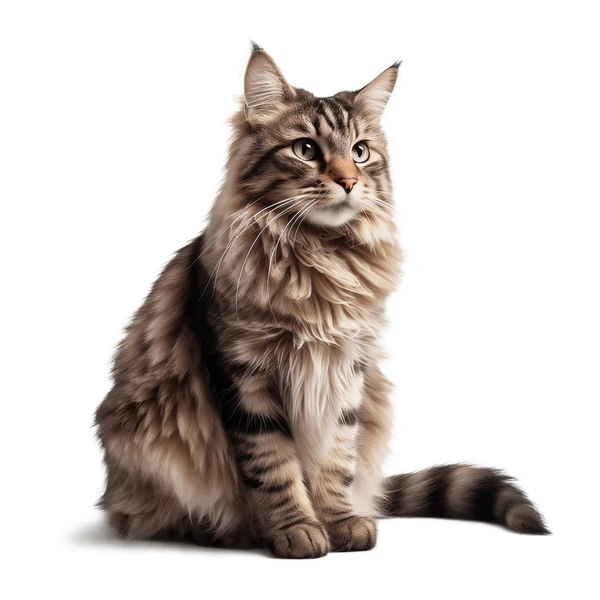
#> input picture imgs/same_size/image1.png, 600 x 600 px; the run also reads 1 picture not shown here
$ jupyter execute --allow-errors adding_two_images.ipynb
#> lines starting #> are read from the running program, lines starting #| are printed output that depends on the picture
# Image Processing for CV
image processing methods are integral to computer vision because they enable the extraction of meaningful information from visual data, paving the way for a wide range of applications, from object recognition to medical imaging and beyond.<br>These methods contribute to the development of robust and effective computer vision systems.

## Image Blending

In computer vision, the merging of two images is frequently referred to as image blending or image addition. In a variety of situations, this operation can be helpful in achieving particular goals. These are some actual case studies where the addition of two images is frequently used as a prerequisite to computer vision techniques:

- Image Fusion:  In applications like remote sensing or surveillance, combining information from different modalities can provide a more comprehensive understanding of the scene.
- HDR Imaging (High Dynamic Range): By combining multiple images taken at different exposure levels, HDR imaging aims to represent a broader range of luminance values, enhancing details in both dark and bright areas.
- Image Blending for Augmented Reality: When integrating virtual elements into real-world environments, blending the real and virtual images seamlessly is crucial for a realistic augmented reality experience.
- Medical Imaging:  Integrating information from MRI and CT scans, for example, to provide a more comprehensive view for diagnosis and treatment planning.

These examples show how image addition can be used in a variety of computer vision applications and how it can enhance overall analysis, information representation, and image quality.

## Addition and Blending of Images Using Python

When we discuss images, we know that they are all based on matrices, which can be binary (0, 1), grayscale (0-255), or RGB (255 255 255).<br>Thus, the image addition correspond to the sum of the two matrices' values.<br>In mathematics, matrices can be added only if they are of the same size, that is, they have the same dimension or order. So, two or more matrices of the same order can be added by adding the corresponding elements of the matrices.<br>

### Adding images of the same size
For example, let's say that we have picture A and picture B, size 2x2 pixels each:<br>

In Python, the process of adding two images involves reading the pixel values of corresponding pixels from both images and combining them to create a new image. The OpenCV library is commonly used for image processing tasks.<br>To add two images, you can use the **cv2.add()** function, which adds corresponding pixel values of two images.<br>For instance, if **image1** and **image2** are the two input images, the operation **result = cv2.add(image1, image2)** will add the pixel values of each corresponding pair of pixels from **image1** and **image2**, producing a new image stored in the result variable.

[cell 1]
import cv2
import matplotlib.pyplot as plt

# Load your images
image1 = cv2.imread('imgs/same_size/image1.png')
#> image1 is the input picture: shape (600, 600, 3); mean B, G, R 199.4, 203.4, 210.1
image2 = cv2.imread('imgs/same_size/image2.png')
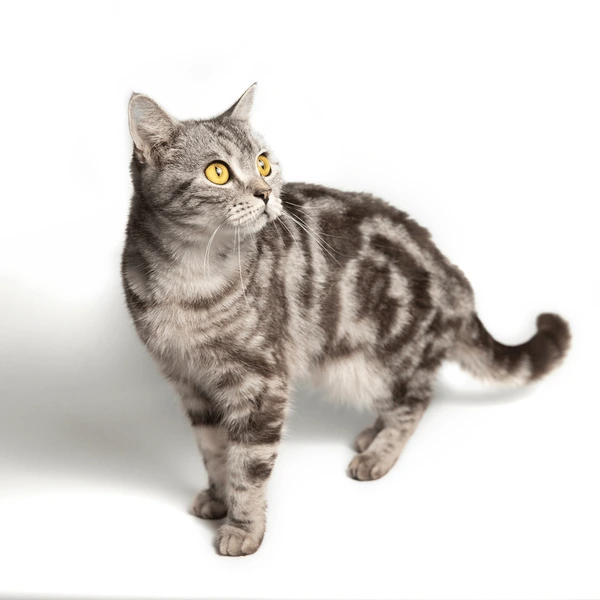
#> input picture imgs/same_size/image2.png, 600 x 600 px
#> image2 is the input picture: shape (600, 600, 3); mean B, G, R 210.4, 214, 218

shape1 = image1.shape
shape2 = image2.shape
print("The shape of image1 is: ", shape1)
#| The shape of image1 is:  (600, 600, 3)
print("The shape of image2 is: ", shape2)
#| The shape of image2 is:  (600, 600, 3)

# Check if the images have the same size
if shape1 != shape2:
    print("Error: Images have different sizes.")
else:
    # Add the images
    result = cv2.add(image1, image2)

    # Display the images and the result using Matplotlib
    plt.figure(figsize=(10, 5))

    plt.subplot(1, 3, 1)
    plt.imshow(cv2.cvtColor(image1, cv2.COLOR_BGR2RGB))
    plt.title('Image 1')

    plt.subplot(1, 3, 2)
    plt.imshow(cv2.cvtColor(image2, cv2.COLOR_BGR2RGB))
    plt.title('Image 2')

    plt.subplot(1, 3, 3)
    plt.imshow(cv2.cvtColor(result, cv2.COLOR_BGR2RGB))
    plt.title('Result')

    plt.show()

### Adding images of different sizes
In the real world, images often don't have the same size due to various reasons such as differences in camera resolutions, aspect ratios, or simply because they were captured under different conditions or with different devices. Handling images with different sizes is a common challenge in computer vision and image processing applications.<br>

#### Image resizing:
One common approach is to resize images to a standard size before processing. This ensures that all images in a dataset or a processing pipeline have the same dimensions, making it easier to apply algorithms consistently.<br>
Below is an example to resize images to a common size. In this example, the images are resized to a specified width and height:

[cell 2]
import os

# Function to resize images in a directory
def resize_images(input_dir, output_dir, target_width, target_height):
    # Create the output directory if it doesn't exist
#> called with input_dir = 'imgs/dif_size/', output_dir = 'imgs/dif_size/output/resizing/', target_width = 600, target_height = 600
    if not os.path.exists(output_dir):
        os.makedirs(output_dir)

    # Loop through each file in the input directory
    for filename in os.listdir(input_dir):
        # Check if the file is an image (you may want to add more checks based on your use case)
        if filename.lower().endswith(('.png', '.jpg', '.jpeg', '.bmp')):
            # Read the image
            img_path = os.path.join(input_dir, filename)
            img = cv2.imread(img_path)
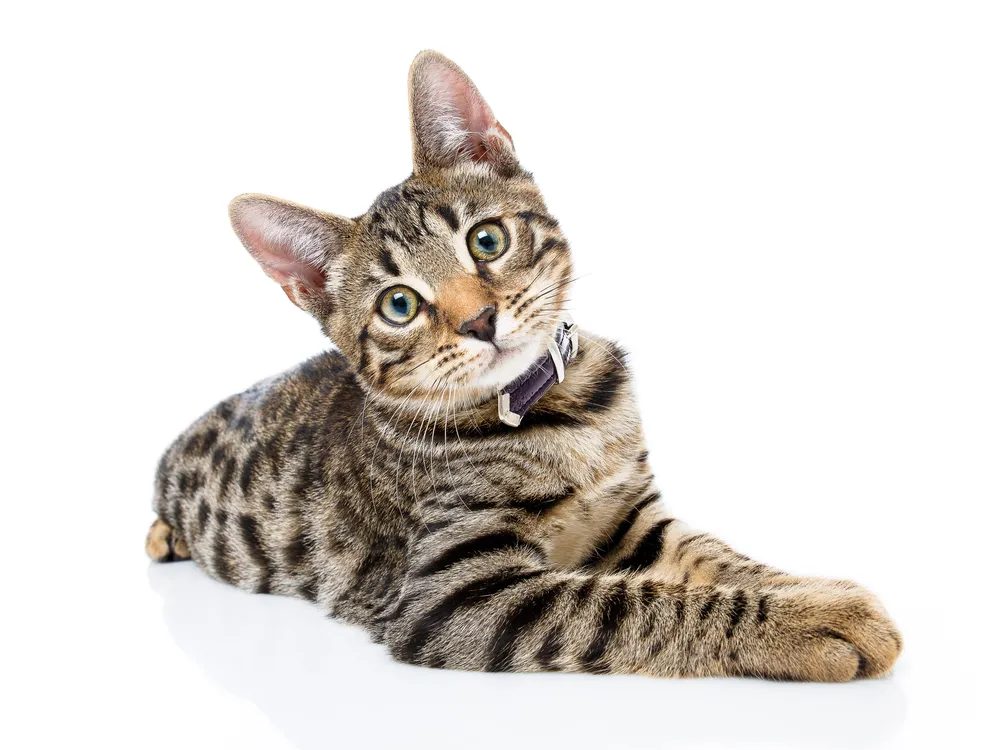
#> input picture imgs/dif_size/image1.jpg, 1000 x 750 px
#> img is the input picture: shape (750, 1000, 3); mean B, G, R 210.8, 215.4, 220.2

            # Resize the image
            resized_img = cv2.resize(img, (target_width, target_height))

            # Save the resized image to the output directory
            output_path = os.path.join(output_dir, filename)
            cv2.imwrite(output_path, resized_img)

[cell 3]
# Example usage
input_directory = "imgs/dif_size/"
output_directory = "imgs/dif_size/output/resizing/"
target_width = 600
target_height = 600

resize_images(input_directory, output_directory, target_width, target_height)

[cell 4]
# check the difference in dimensions
img_or1 = cv2.imread("imgs/dif_size/image1.jpg")
img_or2 = cv2.imread("imgs/dif_size/image2.jpg")
img_res1 = cv2.imread("imgs/dif_size/output/resizing/image1.jpg")
img_res2 = cv2.imread("imgs/dif_size/output/resizing/image2.jpg")
print("The shapes of original images:\n",img_or1.shape, "\n",img_or2.shape)
#| The shapes of original images:
#|  (750, 1000, 3)
#|  (957, 1200, 3)
print("The shapes of resized images:\n",img_res1.shape, "\n",img_res2.shape)
#| The shapes of resized images:
#|  (600, 600, 3)
#|  (600, 600, 3)

In this example:
- input_directory is the directory containing the original images.
- output_directory is the directory where the resized images will be saved.
- target_width and target_height are the dimensions to which the images will be resized.

Make sure to replace the input directory with the path to your actual images. The resized images will be saved in the specified output directory. Adjust the target_width and target_height according to your requirements.

#### Image Cropping:
Another approach is to crop images to a common region of interest (ROI) or aspect ratio. This is often done when you are interested in a specific part of the image, and the content of interest can be captured in a consistent manner across images.

[cell 5]
# Function to crop images in a directory
def crop_images(input_dir, output_dir, x, y, width, height):
    # Create the output directory if it doesn't exist
#> called with input_dir = 'imgs/dif_size/', output_dir = 'imgs/dif_size/output/cropping', x = 100, y = 100, width = 400, height = 400
    if not os.path.exists(output_dir):
        os.makedirs(output_dir)

    # Loop through each file in the input directory
    for filename in os.listdir(input_dir):
        # Check if the file is an image (you may want to add more checks based on your use case)
        if filename.lower().endswith(('.png', '.jpg', '.jpeg', '.bmp')):
            # Read the image
            img_path = os.path.join(input_dir, filename)
            img = cv2.imread(img_path)

            # Crop the image
            cropped_img = img[y:y+height, x:x+width]
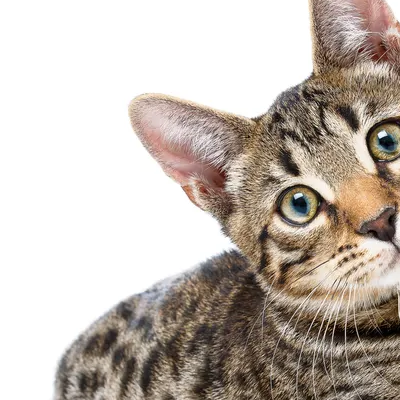
#> cropped_img: shape (400, 400, 3); mean B, G, R 176.7, 184.9, 194.5

            # Save the cropped image to the output directory
            output_path = os.path.join(output_dir, filename)
            cv2.imwrite(output_path, cropped_img)

[cell 6]
# Example usage
output_directory = "imgs/dif_size/output/cropping"
crop_x = 100 # pixes in x direction
crop_y = 100 # pixels in y direction
crop_width = 400 # include 400 pixels from point x
crop_height = 400 # include 400 pixels from point y

crop_images(input_directory, output_directory, crop_x, crop_y, crop_width, crop_height)

[cell 7]
# Display the images and the result using Matplotlib
img_crop1 = cv2.imread("imgs/dif_size/output/cropping/image1.jpg")
img_crop2 = cv2.imread("imgs/dif_size/output/cropping/image2.jpg")
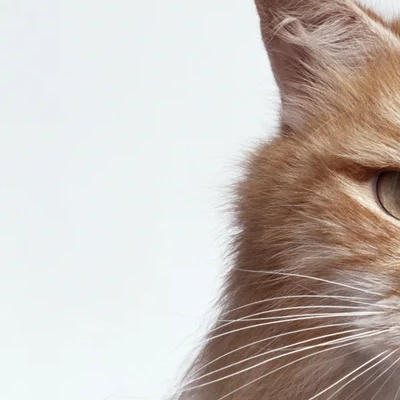
#> img_crop2: shape (400, 400, 3); mean B, G, R 187.1, 192.2, 200.4
print("The shapes of resized images:\n",img_crop1.shape, "\n",img_crop2.shape)
#| The shapes of resized images:
#|  (400, 400, 3)
#|  (400, 400, 3)

plt.figure(figsize=(10, 5))

plt.subplot(1, 3, 1)
plt.imshow(cv2.cvtColor(img_crop1, cv2.COLOR_BGR2RGB))
plt.title('Cropped Image 1')

plt.subplot(1, 3, 2)
plt.imshow(cv2.cvtColor(img_crop2, cv2.COLOR_BGR2RGB))
plt.title('Cropped Image 2')

plt.show()

In this example, crop_x, crop_y, crop_width, and crop_height define the region of interest (ROI) to which the images will be cropped.

#### Padding:
In some cases, padding can be applied to images to make them compatible (in size). Padding involves adding extra pixels around the edges of an image to match the dimensions of the largest image in a dataset.<br>
Here's an example to to pad images to a specified size:

[cell 8]
# Function to pad images in a directory
def pad_images(input_dir, output_dir, target_width, target_height):
    # Create the output directory if it doesn't exist
#> called with input_dir = 'imgs/dif_size/', output_dir = 'imgs/dif_size/output/padding', target_width = 1200, target_height = 1200
    if not os.path.exists(output_dir):
        os.makedirs(output_dir)

    # Loop through each file in the input directory
    for filename in os.listdir(input_dir):
        # Check if the file is an image (you may want to add more checks based on your use case)
        if filename.lower().endswith(('.png', '.jpg', '.jpeg', '.bmp')):
            # Read the image
            img_path = os.path.join(input_dir, filename)
            img = cv2.imread(img_path)

            # Get the current dimensions of the image
            current_height, current_width, _ = img.shape

            # Calculate the padding required
            pad_height = max(0, target_height - current_height)
            pad_width = max(0, target_width - current_width)

            # Pad the image
            padded_img = cv2.copyMakeBorder(img, 0, pad_height, 0, pad_width, cv2.BORDER_CONSTANT, value=[0, 0, 0])
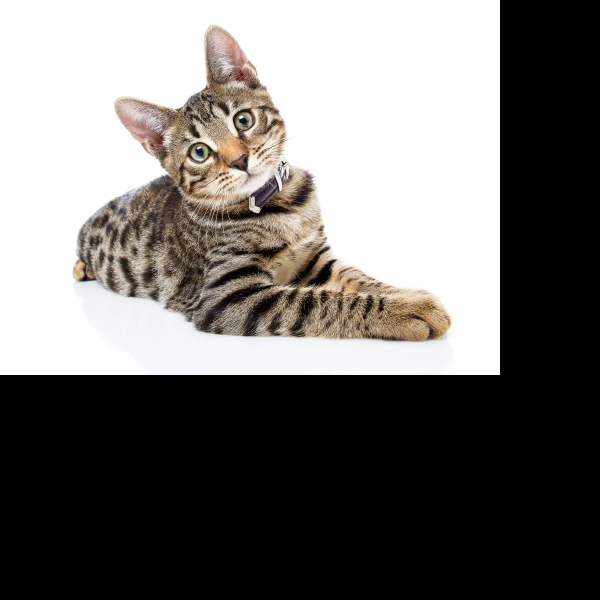
#> padded_img: shape (1200, 1200, 3) (shown at 1/2 size); mean B, G, R 109.8, 112.2, 114.7

            # Save the padded image to the output directory
            output_path = os.path.join(output_dir, filename)
            cv2.imwrite(output_path, padded_img)

[cell 9]
# Example usage
output_directory = "imgs/dif_size/output/padding"
target_width = 1200
target_height = 1200

pad_images(input_directory, output_directory, target_width, target_height)

[cell 10]
# Display the images and the result using Matplotlib
img_pad1 = cv2.imread("imgs/dif_size/output/padding/image1.jpg")
img_pad2 = cv2.imread("imgs/dif_size/output/padding/image2.jpg")
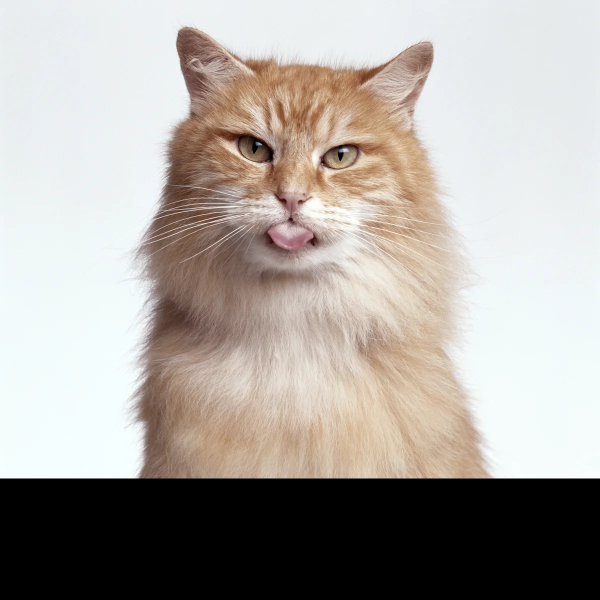
#> img_pad2: shape (1200, 1200, 3) (shown at 1/2 size); mean B, G, R 159.8, 165.4, 171
print("The shapes of images with padding:\n",img_pad1.shape, "\n",img_pad2.shape)
#| The shapes of images with padding:
#|  (1200, 1200, 3)
#|  (1200, 1200, 3)

plt.figure(figsize=(10, 5))

plt.subplot(1, 3, 1)
plt.imshow(cv2.cvtColor(img_pad1, cv2.COLOR_BGR2RGB))
plt.title('Padded Image 1')

plt.subplot(1, 3, 2)
plt.imshow(cv2.cvtColor(img_pad2, cv2.COLOR_BGR2RGB))
plt.title('Padded Image 2')

plt.show()
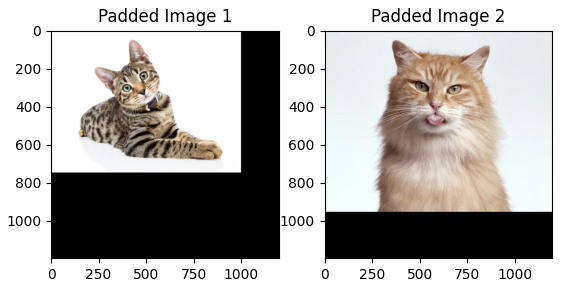
#> figure drawn by matplotlib, 2 panels

In this example, taget_width and target_height are the dimensions to which the images will be padded.
The cv2.copyMakeBorder function is used for padding, and you can customize the value parameter to set the color of the border pixels.

#### Feature extraction:
When it comes to feature extraction, especially for deep learning models, resizing or cropping to a fixed size is often not necessary. Modern deep learning frameworks, such as TensorFlow and PyTorch, are designed to handle variable input sizes.
Below is an example for feature extraction (using PyTorch) without resizing or cropping. We use a pre-trained model, in this case, ResNet:

[cell 11]
import torch
import torchvision.transforms as transforms
from torchvision import models
from PIL import Image
import os
import warnings
warnings.filterwarnings("ignore", category=UserWarning)

# Function for feature extraction using ResNet
def extract_and_inspect_features(input_dir):
    # Load the pre-trained ResNet model
    model = models.resnet50(pretrained=True)
    model = model.eval()

    # Transformation for input images
    transform = transforms.Compose([
        transforms.Resize(600),
        transforms.CenterCrop(600),
        transforms.ToTensor(),
        transforms.Normalize(mean=[0.485, 0.456, 0.406], std=[0.229, 0.224, 0.225]),
    ])

    # Loop through each file in the input directory
    for filename in os.listdir(input_dir):
        # Check if the file is an image (you may want to add more checks based on your use case)
        if filename.lower().endswith(('.png', '.jpg', '.jpeg', '.bmp')):
            # Read and preprocess the image
            img_path = os.path.join(input_dir, filename)
            img = Image.open(img_path)
            img = transform(img)
            img = torch.unsqueeze(img, 0)  # Add batch dimension

            # Extract features using the ResNet model
            with torch.no_grad():
                features = model(img)

            # Print the shape of the features
            print(f"Features for {filename}: {features.shape}")

[cell 12]
extract_and_inspect_features(input_directory)
#> (the call stopped at in extract_and_inspect_features, `model = models.resnet50(pretrained=True)`: torchvision is not available in this run)

The method transforms.Resize() is a transformation that resizes the input PIL image to the specified size. It is commonly used for preprocessing images before feeding them into neural networks, especially when working with deep learning models in computer vision.
The method transforms.CenterCrop() is a transformation that crops the center of the input PIL image to the specified size. It is often used for preprocessing images before feeding them into neural networks, especially when working with deep learning models in computer vision.

#### Image registration:
In certain applications like medical imaging or remote sensing, image registration techniques are used to align images that may have been captured from different perspectives or at different times.
Image registration involves aligning two or more images so that corresponding features in the images match geometrically. There are various techniques for image registration, and the appropriate method depends on the specific application and characteristics of the images. One common approach is to use feature-based methods, such as keypoints and descriptors.

Below is a simple example using the ORB (Oriented FAST and Rotated BRIEF) feature detector and descriptor in OpenCV for image registration:

[cell 13]
import cv2
import numpy as np
import matplotlib.pyplot as plt

# Function for image registration using ORB
def register_images(image1_path, image2_path):
    # Read the images
#> called with image1_path = 'imgs/dif_size/register_images/image1.jpg', image2_path = 'imgs/dif_size/register_images/image2.jpg'
    image1 = cv2.imread(image1_path, cv2.IMREAD_GRAYSCALE)
#> image1: shape (750, 1000)
    image2 = cv2.imread(image2_path, cv2.IMREAD_GRAYSCALE)
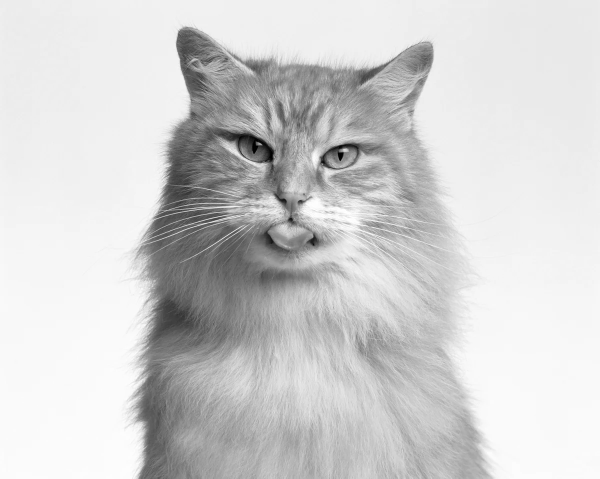
#> image2: shape (957, 1200) (shown at 1/2 size); min 0, max 255, mean 208.6

    # Initialize the ORB detector
    orb = cv2.ORB_create()

    # Find the keypoints and descriptors with ORB
    keypoints1, descriptors1 = orb.detectAndCompute(image1, None)
#> keypoints1 = 500 keypoints; strongest (x, y, size): (568, 327, 31), (566, 325, 31), (565, 325, 37.2), (568, 324, 31)
    keypoints2, descriptors2 = orb.detectAndCompute(image2, None)
#> keypoints2 = 500 keypoints; strongest (x, y, size): (680, 320, 31), (682, 301, 77.1), (680, 319, 37.2), (687, 299, 92.6)

    # Use the Brute-Force matcher to find the best matches between the descriptors
    bf = cv2.BFMatcher(cv2.NORM_HAMMING, crossCheck=True)
    matches = bf.match(descriptors1, descriptors2)
#> matches = 128 matches

    # Sort them based on distance
    matches = sorted(matches, key=lambda x: x.distance)

    # Draw the matches on the images
    matched_img = cv2.drawMatches(image1, keypoints1, image2, keypoints2, matches[:10], None, flags=cv2.DrawMatchesFlags_NOT_DRAW_SINGLE_POINTS)
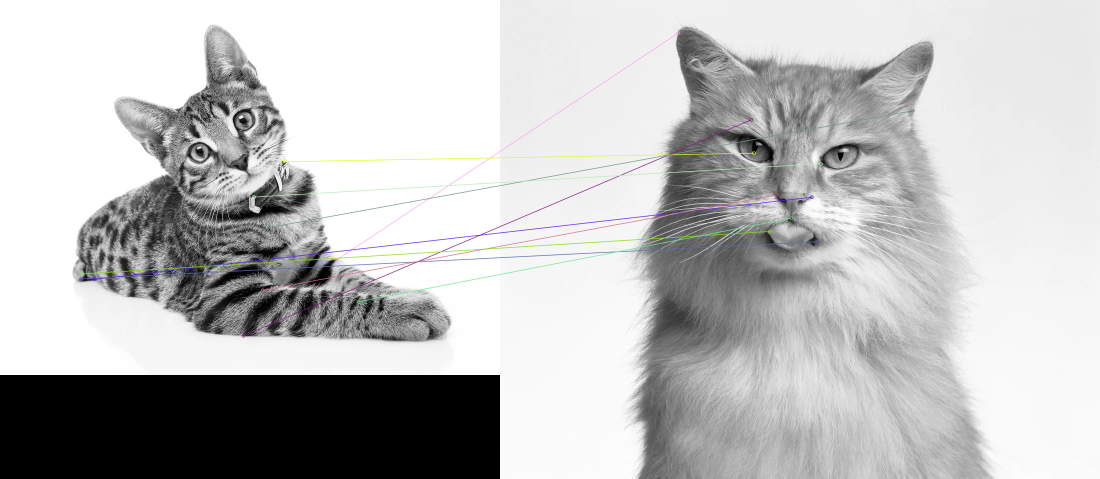
#> matched_img: shape (957, 2200, 3) (shown at 1/2 size); mean of channels 0, 1, 2 190.5, 190.5, 190.5; drawn as B, G, R

    # Display the result using Matplotlib
    plt.figure(figsize=(12, 6))
    plt.imshow(matched_img)
    plt.title('Image Registration')
    plt.axis('off')
    plt.show()
